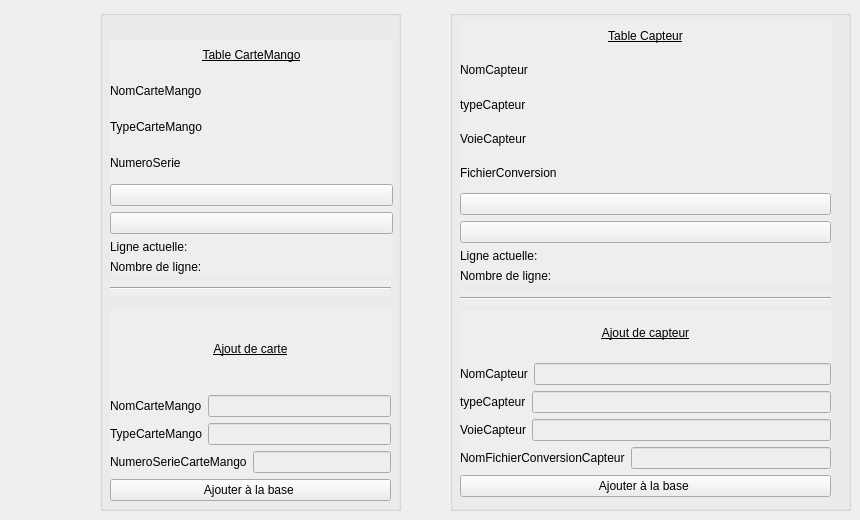
    <widget class="QWidget" name="tab_3">
     <attribute name="title">
      <string>Configuration de l'application</string>
     </attribute>
     <widget class="QGroupBox" name="groupBox_10">
      <property name="geometry">
       <rect>
        <x>100</x>
        <y>10</y>
        <width>301</width>
        <height>501</height>
       </rect>
      </property>
      <property name="styleSheet">
       <string notr="true">background-color: rgb(238, 238, 238);</string>
      </property>
      <property name="title">
       <string/>
      </property>
      <widget class="QWidget" name="verticalLayoutWidget_9">
       <property name="geometry">
        <rect>
         <x>10</x>
         <y>30</y>
         <width>283</width>
         <height>234</height>
        </rect>
       </property>
       <layout class="QVBoxLayout" name="verticalLayout_17">
        <item>
         <widget class="QLabel" name="label_titreTableCarteMango">
          <property name="text">
           <string>&lt;html&gt;&lt;head/&gt;&lt;body&gt;&lt;p align=&quot;center&quot;&gt;&lt;span style=&quot; text-decoration: underline;&quot;&gt;Table CarteMango&lt;/span&gt;&lt;/p&gt;&lt;/body&gt;&lt;/html&gt;</string>
          </property>
         </widget>
        </item>
        <item>
         <layout class="QHBoxLayout" name="horizontalLayout_23">
          <item>
           <widget class="QLabel" name="label_NomCarteMango_1">
            <property name="text">
             <string>NomCarteMango</string>
            </property>
           </widget>
          </item>
          <item>
           <widget class="QLabel" name="label_NomCarteMango_2">
            <property name="text">
             <string/>
            </property>
           </widget>
          </item>
         </layout>
        </item>
        <item>
         <layout class="QHBoxLayout" name="horizontalLayout_29">
          <item>
           <widget class="QLabel" name="label_TypeCarteMango_1">
            <property name="text">
             <string>TypeCarteMango</string>
            </property>
           </widget>
          </item>
          <item>
           <widget class="QLabel" name="label_TypeCarteMango_2">
            <property name="text">
             <string/>
            </property>
           </widget>
          </item>
         </layout>
        </item>
        <item>
         <layout class="QHBoxLayout" name="horizontalLayout_30">
          <item>
           <widget class="QLabel" name="label_NumeroSerieCarteMango_1">
            <property name="text">
             <string>NumeroSerie</string>
            </property>
           </widget>
          </item>
          <item>
           <widget class="QLabel" name="label_NumeroSerieCarteMango_2">
            <property name="text">
             <string/>
            </property>
           </widget>
          </item>
         </layout>
        </item>
        <item>
         <layout class="QVBoxLayout" name="verticalLayout_18">
          <item>
           <widget class="QPushButton" name="pushButton_plusTableCarteMango">
            <property name="text">
             <string/>
            </property>
            <property name="icon">
             <iconset resource="ressources.qrc">
              <normaloff>:/new/prefix1/Fairytale_button_add.png</normaloff>:/new/prefix1/Fairytale_button_add.png</iconset>
            </property>
            <property name="iconSize">
             <size>
              <width>24</width>
              <height>24</height>
             </size>
            </property>
           </widget>
          </item>
          <item>
           <widget class="QPushButton" name="pushButton_moinTableCarteMango">
            <property name="text">
             <string/>
            </property>
            <property name="icon">
             <iconset resource="ressources.qrc">
              <normaloff>:/new/prefix1/Fairytale_button_cancel.png</normaloff>:/new/prefix1/Fairytale_button_cancel.png</iconset>
            </property>
            <property name="iconSize">
             <size>
              <width>24</width>
              <height>24</height>
             </size>
            </property>
           </widget>
          </item>
          <item>
           <layout class="QHBoxLayout" name="horizontalLayout_42">
            <item>
             <widget class="QLabel" name="label_ligneActu_TableCarteMango_1">
              <property name="text">
               <string>Ligne actuelle:</string>
              </property>
             </widget>
            </item>
            <item>
             <widget class="QLabel" name="label_ligneActu_TableCarteMango_2">
              <property name="text">
               <string/>
              </property>
             </widget>
            </item>
           </layout>
          </item>
          <item>
           <layout class="QHBoxLayout" name="horizontalLayout_43">
            <item>
             <widget class="QLabel" name="label_nbreLigne_TableCarteMango_1">
              <property name="text">
               <string>Nombre de ligne:</string>
              </property>
             </widget>
            </item>
            <item>
             <widget class="QLabel" name="label_nbreLigne_TableCarteMango_2">
              <property name="text">
               <string/>
              </property>
             </widget>
            </item>
           </layout>
          </item>
         </layout>
        </item>
       </layout>
      </widget>
      <widget class="QWidget" name="verticalLayoutWidget_13">
       <property name="geometry">
        <rect>
         <x>10</x>
         <y>300</y>
         <width>281</width>
         <height>191</height>
        </rect>
       </property>
       <layout class="QVBoxLayout" name="verticalLayout_14">
        <item>
         <widget class="QLabel" name="label_titreTableCarteMango_2">
          <property name="text">
           <string>&lt;html&gt;&lt;head/&gt;&lt;body&gt;&lt;p align=&quot;center&quot;&gt;&lt;span style=&quot; text-decoration: underline;&quot;&gt;Ajout de carte&lt;/span&gt;&lt;/p&gt;&lt;/body&gt;&lt;/html&gt;</string>
          </property>
         </widget>
        </item>
        <item>
         <layout class="QHBoxLayout" name="horizontalLayout_48">
          <item>
           <widget class="QLabel" name="label_NomCarteMango_3">
            <property name="text">
             <string>NomCarteMango</string>
            </property>
           </widget>
          </item>
          <item>
           <widget class="QLineEdit" name="lineEdit_NomCarteMango"/>
          </item>
         </layout>
        </item>
        <item>
         <layout class="QHBoxLayout" name="horizontalLayout_49">
          <item>
           <widget class="QLabel" name="label_TypeCarteMango_3">
            <property name="text">
             <string>TypeCarteMango</string>
            </property>
           </widget>
          </item>
          <item>
           <widget class="QLineEdit" name="lineEdit_TypeCarteMango"/>
          </item>
         </layout>
        </item>
        <item>
         <layout class="QHBoxLayout" name="horizontalLayout_50">
          <item>
           <widget class="QLabel" name="label_NumeroSerieCarteMango_3">
            <property name="text">
             <string>NumeroSerieCarteMango</string>
            </property>
           </widget>
          </item>
          <item>
           <widget class="QLineEdit" name="lineEdit_NumeroSerieCarteMango"/>
          </item>
         </layout>
        </item>
        <item>
         <widget class="QPushButton" name="pushButton_CarteMango">
          <property name="text">
           <string>Ajouter à la base </string>
          </property>
          <property name="icon">
           <iconset resource="ressources.qrc">
            <normaloff>:/new/prefix1/db_add.png</normaloff>:/new/prefix1/db_add.png</iconset>
          </property>
          <property name="iconSize">
           <size>
            <width>24</width>
            <height>24</height>
           </size>
          </property>
         </widget>
        </item>
       </layout>
      </widget>
      <widget class="Line" name="line_5">
       <property name="geometry">
        <rect>
         <x>10</x>
         <y>270</y>
         <width>281</width>
         <height>16</height>
        </rect>
       </property>
       <property name="orientation">
        <enum>Qt::Horizontal</enum>
       </property>
      </widget>
     </widget>
     <widget class="QGroupBox" name="groupBox_11">
      <property name="geometry">
       <rect>
        <x>450</x>
        <y>10</y>
        <width>401</width>
        <height>501</height>
       </rect>
      </property>
      <property name="styleSheet">
       <string notr="true">background-color: rgb(238, 238, 238);</string>
      </property>
      <property name="title">
       <string/>
      </property>
      <widget class="QWidget" name="verticalLayoutWidget_8">
       <property name="geometry">
        <rect>
         <x>10</x>
         <y>12</y>
         <width>371</width>
         <height>261</height>
        </rect>
       </property>
       <layout class="QVBoxLayout" name="verticalLayout_19">
        <item>
         <widget class="QLabel" name="label_titreTableGPS_3">
          <property name="text">
           <string>&lt;html&gt;&lt;head/&gt;&lt;body&gt;&lt;p align=&quot;center&quot;&gt;&lt;span style=&quot; text-decoration: underline;&quot;&gt;Table Capteur&lt;/span&gt;&lt;/p&gt;&lt;/body&gt;&lt;/html&gt;</string>
          </property>
         </widget>
        </item>
        <item>
         <layout class="QHBoxLayout" name="horizontalLayout_32">
          <item>
           <widget class="QLabel" name="label_NomCapteur_1">
            <property name="text">
             <string>NomCapteur</string>
            </property>
           </widget>
          </item>
          <item>
           <widget class="QLabel" name="label_NomCapteur_2">
            <property name="text">
             <string/>
            </property>
           </widget>
          </item>
         </layout>
        </item>
        <item>
         <layout class="QHBoxLayout" name="horizontalLayout_31">
          <item>
           <widget class="QLabel" name="label_typeCapteur_1">
            <property name="text">
             <string>typeCapteur</string>
            </property>
           </widget>
          </item>
          <item>
           <widget class="QLabel" name="label_typeCapteur_2">
            <property name="text">
             <string/>
            </property>
           </widget>
          </item>
         </layout>
        </item>
        <item>
         <layout class="QHBoxLayout" name="horizontalLayout_37">
          <item>
           <widget class="QLabel" name="label_VoieCapteur_1">
            <property name="text">
             <string>VoieCapteur</string>
            </property>
           </widget>
          </item>
          <item>
           <widget class="QLabel" name="label_VoieCapteur_2">
            <property name="text">
             <string/>
            </property>
           </widget>
          </item>
         </layout>
        </item>
        <item>
         <layout class="QHBoxLayout" name="horizontalLayout_38">
          <item>
           <widget class="QLabel" name="label_NomFichierConversionCapteur_1">
            <property name="text">
             <string>FichierConversion</string>
            </property>
           </widget>
          </item>
          <item>
           <widget class="QLabel" name="label_NomFichierConversionCapteur_2">
            <property name="text">
             <string/>
            </property>
           </widget>
          </item>
         </layout>
        </item>
        <item>
         <layout class="QVBoxLayout" name="verticalLayout_20">
          <item>
           <widget class="QPushButton" name="pushButton_plusTableCapteur_2">
            <property name="text">
             <string/>
            </property>
            <property name="icon">
             <iconset resource="ressources.qrc">
              <normaloff>:/new/prefix1/Fairytale_button_add.png</normaloff>:/new/prefix1/Fairytale_button_add.png</iconset>
            </property>
            <property name="iconSize">
             <size>
              <width>24</width>
              <height>24</height>
             </size>
            </property>
           </widget>
          </item>
          <item>
           <widget class="QPushButton" name="pushButton_moinTableCapteur_2">
            <property name="text">
             <string/>
            </property>
            <property name="icon">
             <iconset resource="ressources.qrc">
              <normaloff>:/new/prefix1/Fairytale_button_cancel.png</normaloff>:/new/prefix1/Fairytale_button_cancel.png</iconset>
            </property>
            <property name="iconSize">
             <size>
              <width>24</width>
              <height>24</height>
             </size>
            </property>
           </widget>
          </item>
          <item>
           <layout class="QHBoxLayout" name="horizontalLayout_39">
            <item>
             <widget class="QLabel" name="label_ligneActu_TableCapteur_1">
              <property name="text">
               <string>Ligne actuelle:</string>
              </property>
             </widget>
            </item>
            <item>
             <widget class="QLabel" name="label_ligneActu_TableCapteur_2">
              <property name="text">
               <string/>
              </property>
             </widget>
            </item>
           </layout>
          </item>
          <item>
           <layout class="QHBoxLayout" name="horizontalLayout_40">
            <item>
             <widget class="QLabel" name="label_nbreLigne_TableCapteur_1">
              <property name="text">
               <string>Nombre de ligne:</string>
              </property>
             </widget>
            </item>
            <item>
             <widget class="QLabel" name="label_nbreLigne_TableCapteur2">
              <property name="text">
               <string/>
              </property>
             </widget>
            </item>
           </layout>
          </item>
         </layout>
        </item>
       </layout>
      </widget>
      <widget class="QWidget" name="verticalLayoutWidget_14">
       <property name="geometry">
        <rect>
         <x>10</x>
         <y>300</y>
         <width>371</width>
         <height>187</height>
        </rect>
       </property>
       <layout class="QVBoxLayout" name="verticalLayout_15">
        <item>
         <widget class="QLabel" name="label_titreTableGPS_5">
          <property name="text">
           <string>&lt;html&gt;&lt;head/&gt;&lt;body&gt;&lt;p align=&quot;center&quot;&gt;&lt;span style=&quot; text-decoration: underline;&quot;&gt;Ajout de capteur&lt;/span&gt;&lt;/p&gt;&lt;/body&gt;&lt;/html&gt;</string>
          </property>
         </widget>
        </item>
        <item>
         <layout class="QHBoxLayout" name="horizontalLayout_53">
          <item>
           <widget class="QLabel" name="label_NomCapteur_3">
            <property name="text">
             <string>NomCapteur</string>
            </property>
           </widget>
          </item>
          <item>
           <widget class="QLineEdit" name="lineEdit_NomCapteur"/>
          </item>
         </layout>
        </item>
        <item>
         <layout class="QHBoxLayout" name="horizontalLayout_54">
          <item>
           <widget class="QLabel" name="label_typeCapteur_3">
            <property name="text">
             <string>typeCapteur</string>
            </property>
           </widget>
          </item>
          <item>
           <widget class="QLineEdit" name="lineEdit_typeCapteur"/>
          </item>
         </layout>
        </item>
        <item>
         <layout class="QHBoxLayout" name="horizontalLayout_55">
          <item>
           <widget class="QLabel" name="label_VoieCapteur_3">
            <property name="text">
             <string>VoieCapteur</string>
            </property>
           </widget>
          </item>
          <item>
           <widget class="QLineEdit" name="lineEdit_VoieCapteur"/>
          </item>
         </layout>
        </item>
        <item>
         <layout class="QHBoxLayout" name="horizontalLayout_56">
          <item>
           <widget class="QLabel" name="label_NomFichierConversionCapteur_3">
            <property name="text">
             <string>NomFichierConversionCapteur</string>
            </property>
           </widget>
          </item>
          <item>
           <widget class="QLineEdit" name="lineEdit_NomFichierConversionCapteur"/>
          </item>
         </layout>
        </item>
        <item>
         <widget class="QPushButton" name="pushButton_setCapteur">
          <property name="text">
           <string>Ajouter à la base </string>
          </property>
          <property name="icon">
           <iconset resource="ressources.qrc">
            <normaloff>:/new/prefix1/db_add.png</normaloff>:/new/prefix1/db_add.png</iconset>
          </property>
          <property name="iconSize">
           <size>
            <width>24</width>
            <height>24</height>
           </size>
          </property>
         </widget>
        </item>
       </layout>
      </widget>
      <widget class="Line" name="line_6">
       <property name="geometry">
        <rect>
         <x>10</x>
         <y>280</y>
         <width>371</width>
         <height>16</height>
        </rect>
       </property>
       <property name="orientation">
        <enum>Qt::Horizontal</enum>
       </property>
      </widget>
     </widget>
    </widget>
